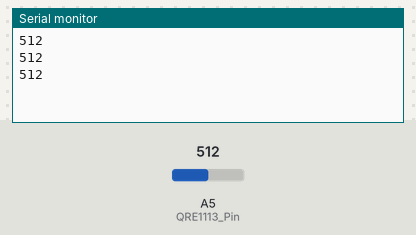
Bench run of a sketch on a simulated Arduino Uno, built with avr-gcc and run on an emulated ATmega328P. On the bench: the last lines printed to the serial monitor. The test bench sets the inputs (shaded band); at power-on: A5 (QRE1113_Pin) = 512.

Above: at 1.3 s.
1.4 s: A5 (QRE1113_Pin) set to 716
At 1.9 s:
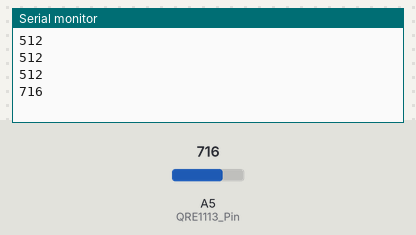
2.9 s: A5 (QRE1113_Pin) set to 900
At 3.4 s:
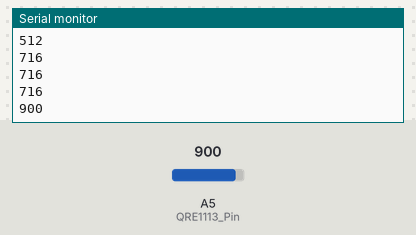
Timing chart, 0 to 5.9 s (numbered marks = the images above; inputs shaded):
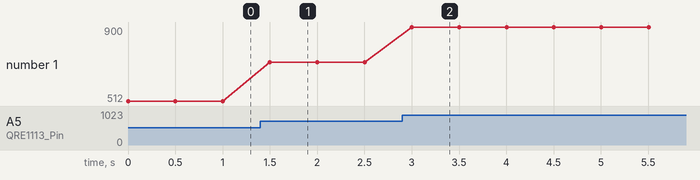

The sketch:

line_sensor_analogue.ino
```cpp
//Code for the QRE1113 Analog board
//Outputs via the serial terminal – Lower numbers mean more reflected
int QRE1113_Pin = A5; //connected to analog 0

void setup(){
Serial.begin(9600);
}

void loop(){

int QRE_Value = analogRead(QRE1113_Pin);
Serial.println(QRE_Value);
delay(500);

}


//int analogPin = 5;
//int val = 0;
//
//void setup() {
//  // put your setup code here, to run once:
//  Serial.begin(9600);
//
//}
//
//void loop() {
//  // put your main code here, to run repeatedly:
//
//}
```

Measured:
- after the input at 1.4 s, the serial monitor: prints a new line after 0.10 s (image 1)
- after the input at 2.9 s, the serial monitor: prints a new line after 0.10 s (image 2)
- plotted number 1: 512 → 716 after the input at 1.4 s, 716 → 900 after the input at 2.9 s
